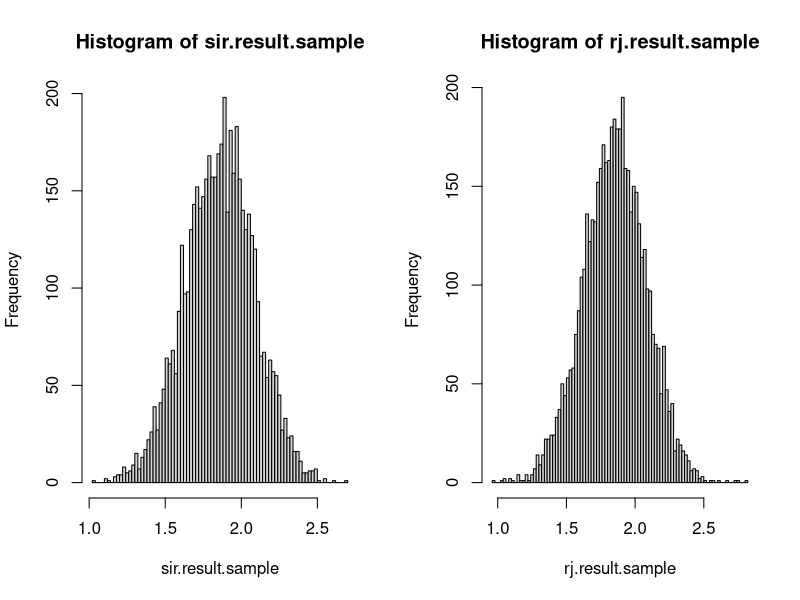

The R script that drew this image:
#HW3

set.seed(2019-311-252)

#hw4.1 : SIR
norm.txt.sample=c(2.983, 1.309, 0.957, 2.16, 0.801, 1.747, -0.274, 1.071, 2.094, 2.215, 2.255, 3.366, 1.028, 3.572, 2.236, 4.009, 1.619, 1.354, 1.415, 1.937)
m=100000
theta.sample = rcauchy(m,0,1)
weight = rep(NA, m)
#weight
for(i in 1:m){
    weight[i] = sum(dnorm(norm.txt.sample, theta.sample[i], 1, log=TRUE))
}
weight = weight - max(weight)
weight.st = exp(weight) / sum(exp(weight))

#resampling
sir.result.sample = sample(theta.sample, 5000, replace=TRUE, prob=weight.st)
# hist(sir.result.sample, nclass=100)


#hw4.2 : Rejection Sampling
norm.txt.sample=c(2.983, 1.309, 0.957, 2.16, 0.801, 1.747, -0.274, 1.071, 2.094, 2.215, 2.255, 3.366, 1.028, 3.572, 2.236, 4.009, 1.619, 1.354, 1.415, 1.937)
theta.mle= mean(norm.txt.sample)
log_p_cal = function(candid){
        p=0
        for(i in 1:length(norm.txt.sample)){
            p = p + dnorm(norm.txt.sample[i], candid, 1, log=TRUE)-dnorm(norm.txt.sample[i], theta.mle, 1, log=TRUE)
        }
        return(p)
}
rj.result.sample = rep(NA, 5000)
gen.sample.num=0
while(gen.sample.num<5000){
    cauchy.sample = rcauchy(1,0,1)
    unif.sample = runif(1,0,1) 
    log_p = log_p_cal(cauchy.sample)
    if(log(unif.sample)<log_p){
        # print('accept')
        gen.sample.num = gen.sample.num+1
        rj.result.sample[gen.sample.num] = cauchy.sample
    } else {
        # print('reject')
    }
}
# hist(rj.result.sample, nclass=100)


#4.3. compare
par(mfrow=c(1,2))
hist(sir.result.sample, nclass=100)
hist(rj.result.sample, nclass=100)
c(mean(sir.result.sample), mean(rj.result.sample))
c(var(sir.result.sample), var(rj.result.sample))